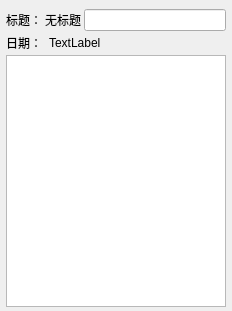
<?xml version="1.0" encoding="UTF-8"?>
<ui version="4.0">
 <class>memoView</class>
 <widget class="QWidget" name="memoView">
  <property name="geometry">
   <rect>
    <x>0</x>
    <y>0</y>
    <width>232</width>
    <height>311</height>
   </rect>
  </property>
  <property name="windowTitle">
   <string>无标题</string>
  </property>
  <layout class="QVBoxLayout" name="verticalLayout">
   <property name="spacing">
    <number>0</number>
   </property>
   <property name="leftMargin">
    <number>0</number>
   </property>
   <property name="topMargin">
    <number>0</number>
   </property>
   <property name="rightMargin">
    <number>0</number>
   </property>
   <property name="bottomMargin">
    <number>0</number>
   </property>
   <item>
    <widget class="QWidget" name="titleWidget" native="true">
     <layout class="QVBoxLayout" name="verticalLayout_2">
      <property name="spacing">
       <number>3</number>
      </property>
      <property name="leftMargin">
       <number>6</number>
      </property>
      <property name="topMargin">
       <number>9</number>
      </property>
      <property name="rightMargin">
       <number>6</number>
      </property>
      <property name="bottomMargin">
       <number>4</number>
      </property>
      <item>
       <layout class="QHBoxLayout" name="horizontalLayout_2">
        <item>
         <widget class="QLabel" name="label_4">
          <property name="maximumSize">
           <size>
            <width>40</width>
            <height>16777215</height>
           </size>
          </property>
          <property name="font">
           <font>
            <family>Microsoft YaHei UI</family>
           </font>
          </property>
          <property name="text">
           <string>标题：</string>
          </property>
         </widget>
        </item>
        <item>
         <widget class="DCLabel" name="titleLabel">
          <property name="font">
           <font>
            <family>Microsoft YaHei UI</family>
           </font>
          </property>
          <property name="text">
           <string>无标题</string>
          </property>
         </widget>
        </item>
        <item>
         <widget class="QLineEdit" name="lineEdit"/>
        </item>
       </layout>
      </item>
      <item>
       <layout class="QHBoxLayout" name="horizontalLayout">
        <item>
         <widget class="QLabel" name="label_2">
          <property name="maximumSize">
           <size>
            <width>40</width>
            <height>16777215</height>
           </size>
          </property>
          <property name="font">
           <font>
            <family>Microsoft YaHei UI</family>
           </font>
          </property>
          <property name="text">
           <string>日期：</string>
          </property>
         </widget>
        </item>
        <item>
         <widget class="QLabel" name="dateLabel">
          <property name="font">
           <font>
            <family>Microsoft YaHei UI</family>
           </font>
          </property>
          <property name="text">
           <string>TextLabel</string>
          </property>
         </widget>
        </item>
       </layout>
      </item>
      <item>
       <widget class="QTextEdit" name="textEdit">
        <property name="font">
         <font>
          <family>宋体</family>
         </font>
        </property>
       </widget>
      </item>
     </layout>
    </widget>
   </item>
  </layout>
 </widget>
 <customwidgets>
  <customwidget>
   <class>DCLabel</class>
   <extends>QLabel</extends>
   <header location="global">dclabel.h</header>
  </customwidget>
 </customwidgets>
 <resources/>
 <connections/>
</ui>
